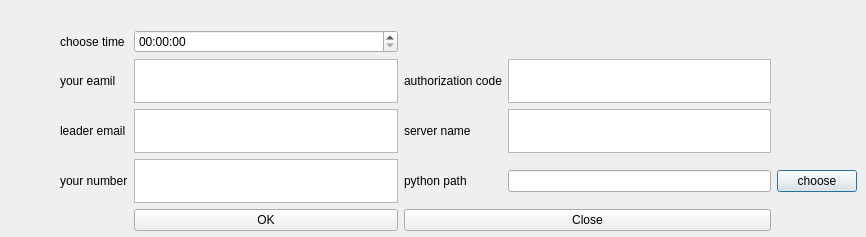
<?xml version="1.0" encoding="UTF-8"?>
<ui version="4.0">
 <class>Dialog</class>
 <widget class="QDialog" name="Dialog">
  <property name="geometry">
   <rect>
    <x>0</x>
    <y>0</y>
    <width>866</width>
    <height>237</height>
   </rect>
  </property>
  <property name="windowTitle">
   <string>Dialog</string>
  </property>
  <widget class="QWidget" name="">
   <property name="geometry">
    <rect>
     <x>60</x>
     <y>30</y>
     <width>797</width>
     <height>201</height>
    </rect>
   </property>
   <layout class="QGridLayout" name="gridLayout">
    <item row="0" column="0">
     <widget class="QLabel" name="label">
      <property name="text">
       <string>choose time</string>
      </property>
     </widget>
    </item>
    <item row="0" column="1">
     <widget class="QTimeEdit" name="timeEdit"/>
    </item>
    <item row="1" column="0">
     <widget class="QLabel" name="label_2">
      <property name="text">
       <string>your eamil</string>
      </property>
     </widget>
    </item>
    <item row="1" column="1">
     <widget class="QTextEdit" name="textEdit"/>
    </item>
    <item row="1" column="2">
     <widget class="QLabel" name="label_4">
      <property name="text">
       <string>authorization code</string>
      </property>
     </widget>
    </item>
    <item row="1" column="3">
     <widget class="QTextEdit" name="textEdit_3"/>
    </item>
    <item row="2" column="0">
     <widget class="QLabel" name="label_3">
      <property name="text">
       <string>leader email</string>
      </property>
     </widget>
    </item>
    <item row="2" column="1">
     <widget class="QTextEdit" name="textEdit_2"/>
    </item>
    <item row="2" column="2">
     <widget class="QLabel" name="label_5">
      <property name="text">
       <string>server name</string>
      </property>
     </widget>
    </item>
    <item row="2" column="3">
     <widget class="QTextEdit" name="textEdit_4"/>
    </item>
    <item row="3" column="0">
     <widget class="QLabel" name="label_6">
      <property name="text">
       <string>your number</string>
      </property>
     </widget>
    </item>
    <item row="3" column="1">
     <widget class="QTextEdit" name="textEdit_5"/>
    </item>
    <item row="3" column="2">
     <widget class="QLabel" name="label_7">
      <property name="text">
       <string>python path</string>
      </property>
     </widget>
    </item>
    <item row="3" column="3">
     <widget class="QLineEdit" name="lineEdit"/>
    </item>
    <item row="3" column="4">
     <widget class="QPushButton" name="pushButton_3">
      <property name="text">
       <string>choose</string>
      </property>
     </widget>
    </item>
    <item row="4" column="1">
     <widget class="QPushButton" name="pushButton">
      <property name="text">
       <string>OK</string>
      </property>
     </widget>
    </item>
    <item row="4" column="2" colspan="2">
     <widget class="QPushButton" name="pushButton_2">
      <property name="text">
       <string>Close</string>
      </property>
     </widget>
    </item>
   </layout>
  </widget>
 </widget>
 <resources/>
 <connections>
  <connection>
   <sender>pushButton_2</sender>
   <signal>clicked()</signal>
   <receiver>pushButton_2</receiver>
   <slot>close()</slot>
   <hints>
    <hint type="sourcelabel">
     <x>421</x>
     <y>219</y>
    </hint>
    <hint type="destinationlabel">
     <x>421</x>
     <y>219</y>
    </hint>
   </hints>
  </connection>
  <connection>
   <sender>timeEdit</sender>
   <signal>timeChanged(QTime)</signal>
   <receiver>timeEdit</receiver>
   <slot>setTime(QTime)</slot>
   <hints>
    <hint type="sourcelabel">
     <x>286</x>
     <y>36</y>
    </hint>
    <hint type="destinationlabel">
     <x>286</x>
     <y>36</y>
    </hint>
   </hints>
  </connection>
 </connections>
</ui>
